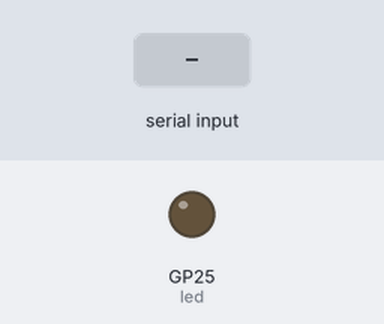
A program run on a simulated Raspberry Pi Pico running MicroPython. Parts: output pins drawn as LEDs (lit = HIGH). The test bench sets the inputs (shaded band).

Above: at 1.2 s.
1.3 s: "m" received over the second serial link
At 3.3 s:
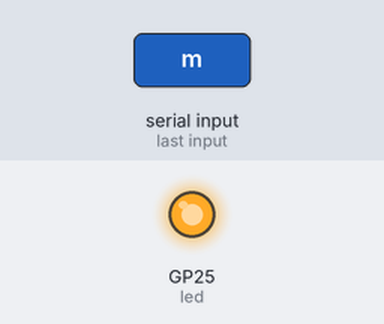
Timing chart, 0 to 4.8 s (numbered marks = the images above; inputs shaded):
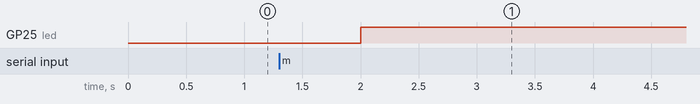

The program:

ExampleFromInt.py
```python
#Source: Electrocredible.com, Language: MicroPython.
from machine import Pin,UART
import time
uart = UART(0, baudrate=9600, tx=Pin(0), rx=Pin(1))
uart.init(bits=8, parity=None, stop=2)
led = Pin("LED", Pin.OUT)

while True:
    uart.write('t')
    if uart.any():
        data = uart.read()
        if data== b'm':
            led.toggle()
    time.sleep(1)
```

Measured:
- after the input at 1.3 s, GP25 (led): LOW → HIGH after 0.70 s
